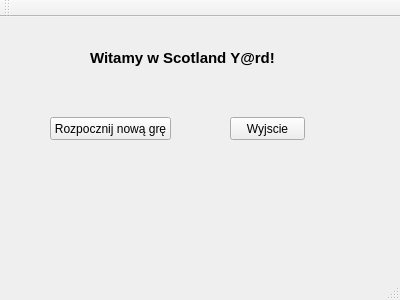
<?xml version="1.0" encoding="UTF-8"?>
<ui version="4.0">
 <class>MainWindow</class>
 <widget class="QMainWindow" name="MainWindow">
  <property name="geometry">
   <rect>
    <x>0</x>
    <y>0</y>
    <width>400</width>
    <height>300</height>
   </rect>
  </property>
  <property name="windowTitle">
   <string>MainWindow</string>
  </property>
  <widget class="QWidget" name="centralWidget">
   <widget class="QLabel" name="label">
    <property name="geometry">
     <rect>
      <x>90</x>
      <y>30</y>
      <width>231</width>
      <height>21</height>
     </rect>
    </property>
    <property name="font">
     <font>
      <pointsize>11</pointsize>
      <weight>75</weight>
      <bold>true</bold>
     </font>
    </property>
    <property name="text">
     <string>Witamy w Scotland Y@rd!</string>
    </property>
   </widget>
   <widget class="QPushButton" name="pushButton">
    <property name="geometry">
     <rect>
      <x>50</x>
      <y>100</y>
      <width>121</width>
      <height>23</height>
     </rect>
    </property>
    <property name="text">
     <string>Rozpocznij nową grę</string>
    </property>
   </widget>
   <widget class="QPushButton" name="pushButton_2">
    <property name="geometry">
     <rect>
      <x>230</x>
      <y>100</y>
      <width>75</width>
      <height>23</height>
     </rect>
    </property>
    <property name="text">
     <string>Wyjscie</string>
    </property>
   </widget>
  </widget>
  <widget class="QMenuBar" name="menuBar">
   <property name="geometry">
    <rect>
     <x>0</x>
     <y>0</y>
     <width>400</width>
     <height>21</height>
    </rect>
   </property>
  </widget>
  <widget class="QToolBar" name="mainToolBar">
   <attribute name="toolBarArea">
    <enum>TopToolBarArea</enum>
   </attribute>
   <attribute name="toolBarBreak">
    <bool>false</bool>
   </attribute>
  </widget>
  <widget class="QStatusBar" name="statusBar"/>
 </widget>
 <layoutdefault spacing="6" margin="11"/>
 <resources/>
 <connections/>
</ui>
